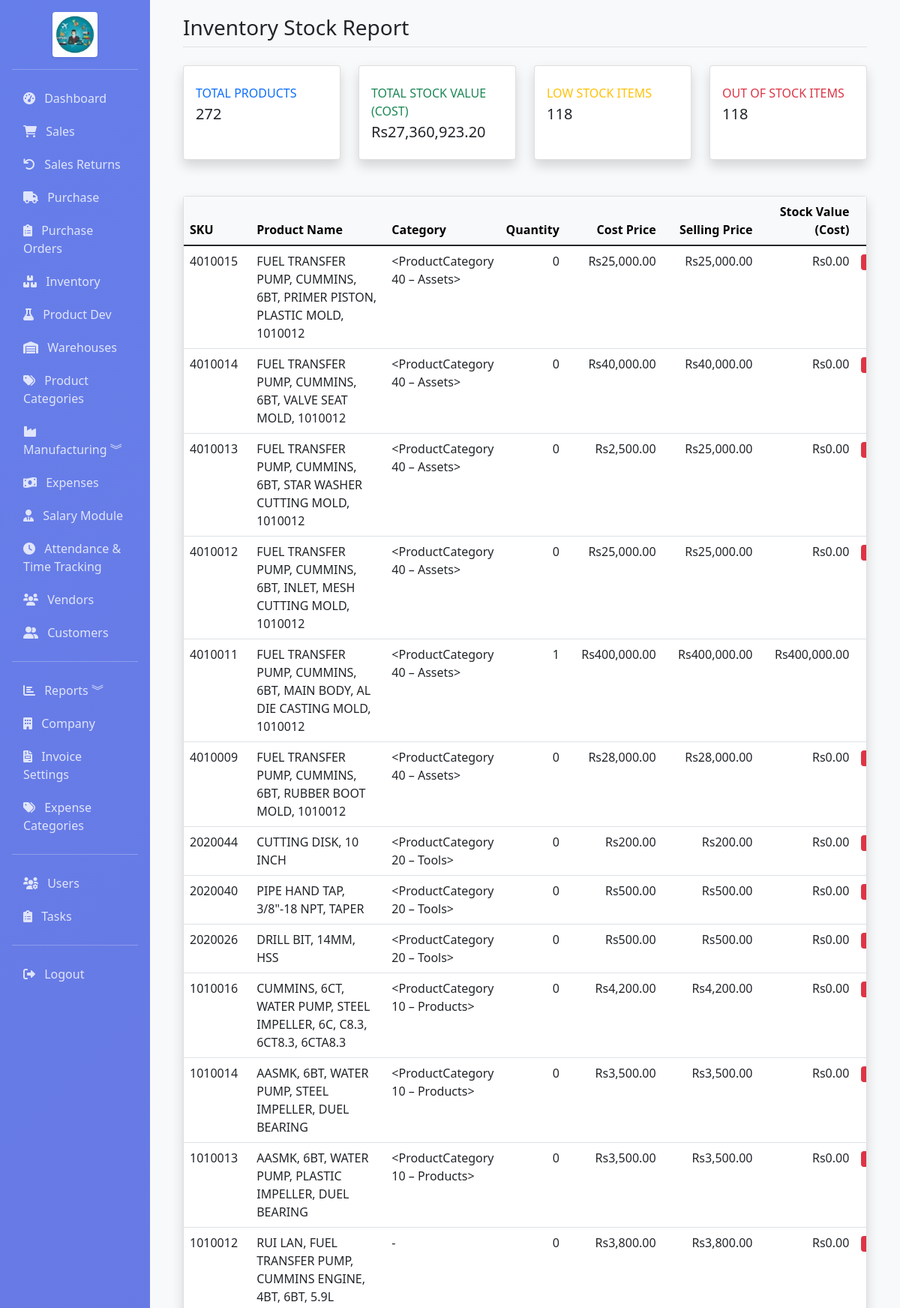
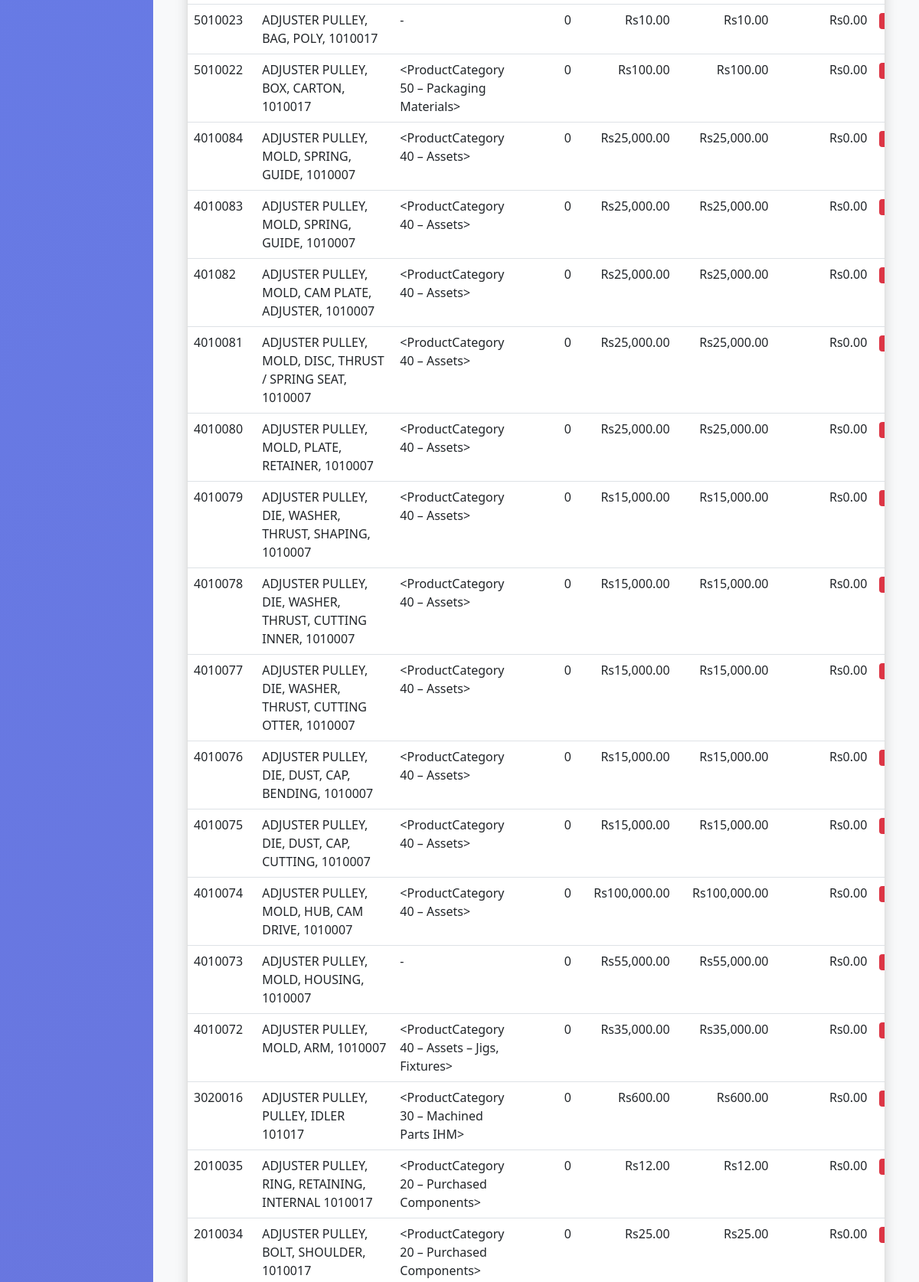
Page /inventory/stock-report (signed in, upper part) on the committed database (2 pictures, top to bottom).
### app/models.py (models this page shows, shortened)
class Product(db.Model):
    __tablename__ = 'products'
    id = db.Column(db.Integer, primary_key=True)
    name = db.Column(db.String(100), nullable=False, index=True)
    sku = db.Column(db.String(50), unique=True, nullable=False, index=True)
    barcode = db.Column(db.String(50), index=True)
    description = db.Column(db.Text)
    category_id = db.Column(db.Integer, db.ForeignKey('product_categories.id'), nullable=True, index=True)
    category = db.relationship('ProductCategory', backref='products', lazy=True)
    category_name = db.Column(db.String(50), index=True)
    brand = db.Column(db.String(50))
    unit = db.Column(db.String(20), default='pcs')  # pcs, kg, meter, etc.
    unit_price = db.Column(db.Float, nullable=False, default=0)
    cost_price = db.Column(db.Float, nullable=False, default=0)
    quantity = db.Column(db.Float, default=0)
    reorder_level = db.Column(db.Float, default=0)
    min_quantity = db.Column(db.Float, default=0)
    max_quantity = db.Column(db.Float, default=0)
    location = db.Column(db.String(100))
    weight = db.Column(db.Float, default=0)
    image_path = db.Column(db.String(255))  # Path to product image
    is_active = db.Column(db.Boolean, default=True)
    is_manufactured = db.Column(db.Boolean, default=False)
    finished_good_price = db.Column(db.Float, nullable=True)
    warehouse_id = db.Column(db.Integer, db.ForeignKey('warehouses.id'), nullable=True, index=True)
    created_at = db.Column(db.DateTime, default=datetime.utcnow)
    updated_at = db.Column(db.DateTime, default=datetime.utcnow, onupdate=datetime.utcnow)
    warehouse = db.relationship('Warehouse', backref='products', lazy=True)
    sale_items = db.relationship('SaleItem', backref='product', lazy=True)
    purchase_items = db.relationship('PurchaseItem', backref='product', lazy=True)
    @property
    def stock_value(self):
        return self.quantity * self.cost_price
    @property
    def is_low_stock(self):
        return self.quantity <= self.reorder_level
    @property
    def is_out_of_stock(self):
        return self.quantity <= 0

class ProductCategory(db.Model):
    __tablename__ = 'product_categories'
    id = db.Column(db.Integer, primary_key=True)
    name = db.Column(db.String(100), nullable=False, unique=True, index=True)
    description = db.Column(db.Text)
    is_active = db.Column(db.Boolean, default=True)
    created_at = db.Column(db.DateTime, default=datetime.utcnow)
    updated_at = db.Column(db.DateTime, default=datetime.utcnow, onupdate=datetime.utcnow)
    def __repr__(self):
        return f'<ProductCategory {self.name}>'

### app/routes/inventory.py (the view)
@bp.route('/stock-report')
@login_required
def stock_report():
    products = Product.query.all()
    total_products = len(products)
    total_value = sum(p.quantity * p.cost_price for p in products)
    low_stock_count = sum(1 for p in products if p.quantity <= p.reorder_level)
    out_of_stock = sum(1 for p in products if p.quantity == 0)
    return render_template('inventory/stock_report.html',
                         products=products,
                         total_products=total_products,
                         total_value=total_value,
                         low_stock_count=low_stock_count,
                         out_of_stock=out_of_stock)

### app/models.py (called while the page is built)
    @property
    def is_admin(self):
        return self.role == 'admin'

### app/templates/inventory/stock_report.html (shortened to what this page needs)
{% extends "base.html" %}
{% block content %}
<div class="container-fluid list-page">
    <div class="d-flex justify-content-between align-items-center mb-4 border-bottom pb-2">
        <h2 class="h3 mb-0 text-gray-800">Inventory Stock Report</h2>
    </div>
    <div class="row mb-4">
        <div class="col-xl-3 col-md-6 mb-4">
            <div class="card border-left-primary shadow h-100 py-2">
                <div class="card-body">
                    <div class="text-xs font-weight-bold text-primary text-uppercase mb-1">Total Products</div>
                    <div class="h5 mb-0 font-weight-bold text-gray-800">{{ total_products }}</div>
                </div>
            </div>
        </div>
        <div class="col-xl-3 col-md-6 mb-4">
            <div class="card border-left-success shadow h-100 py-2">
                <div class="card-body">
                    <div class="text-xs font-weight-bold text-success text-uppercase mb-1">Total Stock Value (Cost)</div>
                    <div class="h5 mb-0 font-weight-bold text-gray-800">Rs{{ "{:,.2f}".format(total_value) }}</div>
                </div>
            </div>
        </div>
        <div class="col-xl-3 col-md-6 mb-4">
            <div class="card border-left-warning shadow h-100 py-2">
                <div class="card-body">
                    <div class="text-xs font-weight-bold text-warning text-uppercase mb-1">Low Stock Items</div>
                    <div class="h5 mb-0 font-weight-bold text-gray-800">{{ low_stock_count }}</div>
                </div>
            </div>
        </div>
        <div class="col-xl-3 col-md-6 mb-4">
            <div class="card border-left-danger shadow h-100 py-2">
                <div class="card-body">
                    <div class="text-xs font-weight-bold text-danger text-uppercase mb-1">Out of Stock Items</div>
                    <div class="h5 mb-0 font-weight-bold text-gray-800">{{ out_of_stock }}</div>
                </div>
            </div>
        </div>
    </div>
    <div class="card shadow mb-4">
        <div class="card-body p-0">
            <div class="table-responsive">
                <table class="table table-hover mb-0">
                    <thead class="table-light">
                        <tr>
                            <th>SKU</th>
                            <th>Product Name</th>
                            <th>Category</th>
                            <th class="text-end">Quantity</th>
                            <th class="text-end">Cost Price</th>
                            <th class="text-end">Selling Price</th>
                            <th class="text-end">Stock Value (Cost)</th>
                            <th class="text-center">Status</th>
                        </tr>
                    </thead>
                    <tbody>
                        {% for product in products %}
                        <tr>
                            <td>{{ product.sku }}</td>
                            <td>{{ product.name }}</td>
                            <td>{{ product.category or '-' }}</td>
                            <td class="text-end">{{ "{:,.0f}".format(product.quantity) }}</td>
                            <td class="text-end">Rs{{ "{:,.2f}".format(product.cost_price) }}</td>
                            <td class="text-end">Rs{{ "{:,.2f}".format(product.unit_price) }}</td>
                            <td class="text-end">Rs{{ "{:,.2f}".format(product.stock_value) }}</td>
                            <td class="text-center">
                                {% if product.is_out_of_stock %}
                                <span class="badge bg-danger">Out of Stock</span>
                                {% elif product.is_low_stock %}
                                <span class="badge bg-warning">Low Stock</span>
                                {% else %}
                                <span class="badge bg-success">In Stock</span>
                                {% endif %}
                            </td>
                        </tr>
                        {% else %}
                        <tr>
                            <td colspan="8" class="text-center py-4 text-muted">No products found in inventory.</td>
                        </tr>
                        {% endfor %}
                    </tbody>
                </table>
            </div>
        </div>
    </div>
</div>
{% endblock %}

### rows in the picture
Product: sku "4010015", name "FUEL TRANSFER PUMP, CUMMINS, 6BT, PRIMER PISTON, PLASTIC MOLD, 1010012", name "<ProductCategory 40 – Assets>", quantity "0", cost_price "25,000.00", unit_price "25,000.00", stock_value "0.00"
Product: sku "4010014", name "FUEL TRANSFER PUMP, CUMMINS, 6BT, VALVE SEAT MOLD, 1010012", name "<ProductCategory 40 – Assets>", quantity "0", cost_price "40,000.00", unit_price "40,000.00", stock_value "0.00"
Product: sku "4010013", name "FUEL TRANSFER PUMP, CUMMINS, 6BT, STAR WASHER CUTTING MOLD, 1010012", name "<ProductCategory 40 – Assets>", quantity "0", cost_price "2,500.00", unit_price "25,000.00", stock_value "0.00"
Product: sku "4010012", name "FUEL TRANSFER PUMP, CUMMINS, 6BT, INLET, MESH CUTTING MOLD, 1010012", name "<ProductCategory 40 – Assets>", quantity "0", cost_price "25,000.00", unit_price "25,000.00", stock_value "0.00"
Product: sku "4010011", name "FUEL TRANSFER PUMP, CUMMINS, 6BT, MAIN BODY, AL DIE CASTING MOLD, 1010012", name "<ProductCategory 40 – Assets>", quantity "1", cost_price "400,000.00", unit_price "400,000.00", stock_value "400,000.00"
Product: sku "4010009", name "FUEL TRANSFER PUMP, CUMMINS, 6BT, RUBBER BOOT MOLD, 1010012", name "<ProductCategory 40 – Assets>", quantity "0", cost_price "28,000.00", unit_price "28,000.00", stock_value "0.00"
Product: sku "2020044", name "CUTTING DISK, 10 INCH", name "<ProductCategory 20 – Tools>", quantity "0", cost_price "200.00", unit_price "200.00", stock_value "0.00"
Product: sku "2020040", name "PIPE HAND TAP, 3/8\"-18 NPT, TAPER", name "<ProductCategory 20 – Tools>", quantity "0", cost_price "500.00", unit_price "500.00", stock_value "0.00"
Product: sku "2020026", name "DRILL BIT, 14MM, HSS", name "<ProductCategory 20 – Tools>", quantity "0", cost_price "500.00", unit_price "500.00", stock_value "0.00"
Product: sku "1010016", name "CUMMINS, 6CT, WATER PUMP, STEEL IMPELLER, 6C, C8.3, 6CT8.3, 6CTA8.3", name "<ProductCategory 10 – Products>", quantity "0", cost_price "4,200.00", unit_price "4,200.00", stock_value "0.00"
Product: sku "1010014", name "AASMK, 6BT, WATER PUMP, STEEL IMPELLER, DUEL BEARING", name "<ProductCategory 10 – Products>", quantity "0", cost_price "3,500.00", unit_price "3,500.00", stock_value "0.00"
Product: sku "1010013", name "AASMK, 6BT, WATER PUMP, PLASTIC IMPELLER, DUEL BEARING", name "<ProductCategory 10 – Products>", quantity "0", cost_price "3,500.00", unit_price "3,500.00", stock_value "0.00"
Product: sku "1010012", name "RUI LAN, FUEL TRANSFER PUMP, CUMMINS ENGINE, 4BT, 6BT, 5.9L", category "-", quantity "0", cost_price "3,800.00", unit_price "3,800.00", stock_value "0.00"
Product: sku "5010023", name "ADJUSTER PULLEY, BAG, POLY, 1010017", category "-", quantity "0", cost_price "10.00", unit_price "10.00", stock_value "0.00"
Product: sku "5010022", name "ADJUSTER PULLEY, BOX, CARTON, 1010017", name "<ProductCategory 50 – Packaging Materials>", quantity "0", cost_price "100.00", unit_price "100.00", stock_value "0.00"
Product: sku "4010084", name "ADJUSTER PULLEY, MOLD, SPRING, GUIDE, 1010007", name "<ProductCategory 40 – Assets>", quantity "0", cost_price "25,000.00", unit_price "25,000.00", stock_value "0.00"
Product: sku "4010083", name "ADJUSTER PULLEY, MOLD, SPRING, GUIDE, 1010007", name "<ProductCategory 40 – Assets>", quantity "0", cost_price "25,000.00", unit_price "25,000.00", stock_value "0.00"
Product: sku "401082", name "ADJUSTER PULLEY, MOLD, CAM PLATE, ADJUSTER, 1010007", name "<ProductCategory 40 – Assets>", quantity "0", cost_price "25,000.00", unit_price "25,000.00", stock_value "0.00"
Product: sku "4010081", name "ADJUSTER PULLEY, MOLD, DISC, THRUST / SPRING SEAT, 1010007", name "<ProductCategory 40 – Assets>", quantity "0", cost_price "25,000.00", unit_price "25,000.00", stock_value "0.00"
Product: sku "4010080", name "ADJUSTER PULLEY, MOLD, PLATE, RETAINER, 1010007", name "<ProductCategory 40 – Assets>", quantity "0", cost_price "25,000.00", unit_price "25,000.00", stock_value "0.00"
Product: sku "4010079", name "ADJUSTER PULLEY, DIE, WASHER, THRUST, SHAPING, 1010007", name "<ProductCategory 40 – Assets>", quantity "0", cost_price "15,000.00", unit_price "15,000.00", stock_value "0.00"
Product: sku "4010078", name "ADJUSTER PULLEY, DIE, WASHER, THRUST, CUTTING INNER, 1010007", name "<ProductCategory 40 – Assets>", quantity "0", cost_price "15,000.00", unit_price "15,000.00", stock_value "0.00"
Product: sku "4010077", name "ADJUSTER PULLEY, DIE, WASHER, THRUST, CUTTING OTTER, 1010007", name "<ProductCategory 40 – Assets>", quantity "0", cost_price "15,000.00", unit_price "15,000.00", stock_value "0.00"
Product: sku "4010076", name "ADJUSTER PULLEY, DIE, DUST, CAP, BENDING, 1010007", name "<ProductCategory 40 – Assets>", quantity "0", cost_price "15,000.00", unit_price "15,000.00", stock_value "0.00"
Product: sku "4010075", name "ADJUSTER PULLEY, DIE, DUST, CAP, CUTTING, 1010007", name "<ProductCategory 40 – Assets>", quantity "0", cost_price "15,000.00", unit_price "15,000.00", stock_value "0.00"
Product: sku "4010074", name "ADJUSTER PULLEY, MOLD, HUB, CAM DRIVE, 1010007", name "<ProductCategory 40 – Assets>", quantity "0", cost_price "100,000.00", unit_price "100,000.00", stock_value "0.00"
Product: sku "4010073", name "ADJUSTER PULLEY, MOLD, HOUSING, 1010007", category "-", quantity "0", cost_price "55,000.00", unit_price "55,000.00", stock_value "0.00"
Product: sku "4010072", name "ADJUSTER PULLEY, MOLD, ARM, 1010007", name "<ProductCategory 40 – Assets – Jigs, Fixtures>", quantity "0", cost_price "35,000.00", unit_price "35,000.00", stock_value "0.00"
Product: sku "3020016", name "ADJUSTER PULLEY, PULLEY, IDLER 101017", name "<ProductCategory 30 – Machined Parts IHM>", quantity "0", cost_price "600.00", unit_price "600.00", stock_value "0.00"
Product: sku "2010035", name "ADJUSTER PULLEY, RING, RETAINING, INTERNAL 1010017", name "<ProductCategory 20 – Purchased Components>", quantity "0", cost_price "12.00", unit_price "12.00", stock_value "0.00"
Product: sku "2010034", name "ADJUSTER PULLEY, BOLT, SHOULDER, 1010017", name "<ProductCategory 20 – Purchased Components>", quantity "0", cost_price "25.00", unit_price "25.00", stock_value "0.00"

### other values in the picture
{{ total_products }} "272"
{{ "{:,.2f}".format(total_value) }} "27,360,923.20"
{{ low_stock_count }} "118"
{{ out_of_stock }} "118"
